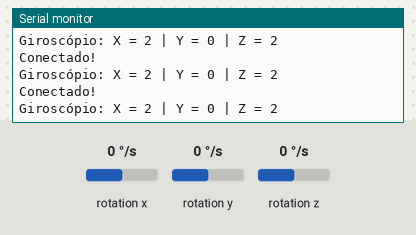
Bench run of a sketch on a simulated ESP32. On the bench: the last lines printed to the serial monitor. Wiring (inferred from the names in the program): MPU-6050 motion sensor at I2C address 0x68. The test bench sets the inputs (shaded band); at power-on: rotation x 0 °/s, rotation y 0 °/s, rotation z 0 °/s. WiFi joins after 1.5 s; servers stay silent unless stated.

Above: at 2.7 s.
2.8 s: rotation x set to -192 °/s
At 3.08 s:
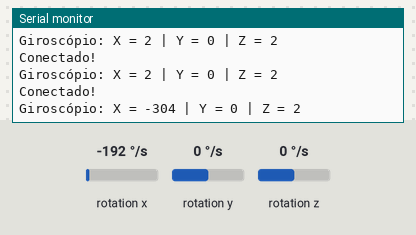
4.3 s: rotation y set to -192 °/s
At 4.3 s:
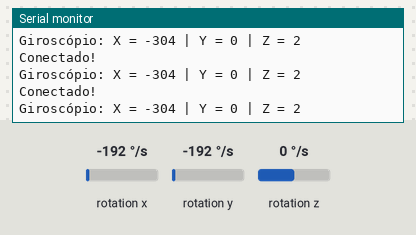
5.8 s: rotation z set to -192 °/s
At 5.93 s:
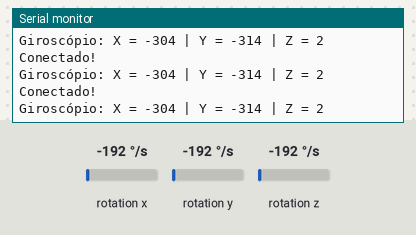

The sketch:

client_socket_esp.ino
```cpp
#include <WiFi.h>
#include<Wire.h>
#define SSID "ALHN-77C6"
#define PASSWD "5420965120"

unsigned long int last_time = millis();

const uint16_t port = 123;
const char * host = "192.168.1.65";

//const int MPU=0x68;  // endereço I2C do MPU-6050
int16_t GyX,GyY,GyZ;

void setup(){

    Wire.begin();
    Wire.beginTransmission(0b1101000);
    Wire.write(0x6B);  // registro PWR_MGMT_1
    Wire.write(0b00000000);     // definido como zero (ativa o MPU-6050)
    Wire.endTransmission(true);
    Serial.begin(115200);;

    WiFi.begin(SSID,PASSWD);
    while (WiFi.status() != WL_CONNECTED){delay(100);}

    Serial.print("IP: ");
    Serial.println(WiFi.localIP());
}

void loop(){
    WiFiClient client;

    if (!client.connect(host, port)) {
        Serial.println("Falha de conexao");
        delay(1000);
        return;
    }
    Serial.println("Conectado!");

    Wire.beginTransmission(0b1101000);
    Wire.write(0x43);  // começando com o registro 0x43 (GYRO_XOUT_H)
    Wire.endTransmission(false);
    Wire.requestFrom(0b1101000,30);  // solicitar um total de 6 registros
    GyX=Wire.read()<<8|Wire.read();  // 0x43 (GYRO_XOUT_H) & 0x44 (GYRO_XOUT_L)
    GyY=Wire.read()<<8|Wire.read();  // 0x45 (GYRO_YOUT_H) e 0x46 (GYRO_YOUT_L)
    GyZ=Wire.read()<<8|Wire.read();  // 0x47 (GYRO_ZOUT_H) e 0x48 (GYRO_ZOUT_L)
    Serial.print("Giroscópio: ");
    int Gix = GyX/82+2;
    int Giy = GyY/80;
    int Giz = GyZ/81+2;
    Serial.print("X = "); Serial.print(Gix);
    Serial.print(" | Y = "); Serial.print(Giy);
    Serial.print(" | Z = "); Serial.println(Giz);

    client.print(" "); client.print(Gix);
    client.print(" "); client.print(Giy);
    client.print(" "); client.println(Giz);

    //client.print("Hell low word");

    //Serial.println("Desconectando...");
    client.stop();

    //Serial.print("Aguardando 15 segundos para proximo envio:");
    while ((millis()-last_time) < 130){
      delay(4);}
    last_time = millis();
}
```

Measured:
- after the input at 2.8 s, the serial monitor: prints a new line after 0.13 s (image 1)
